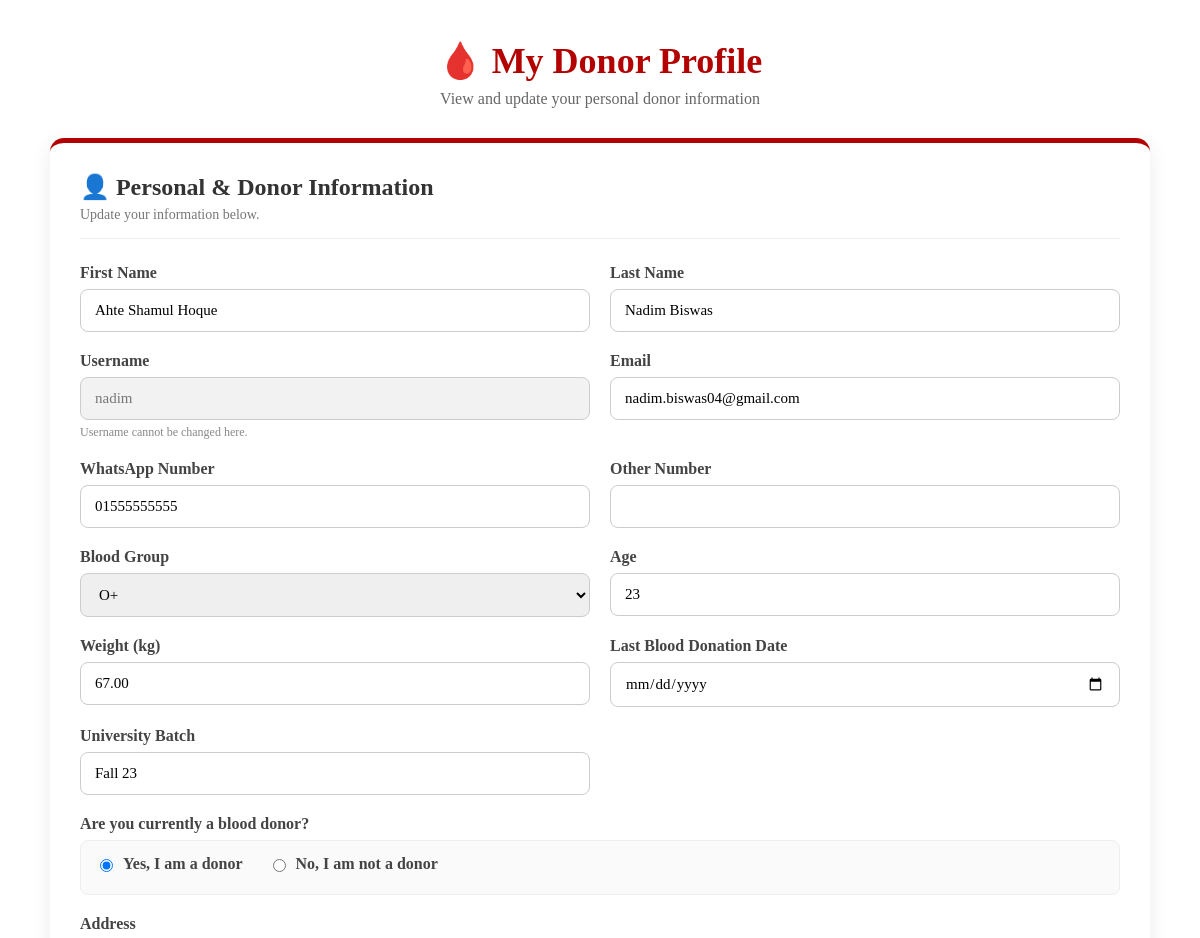
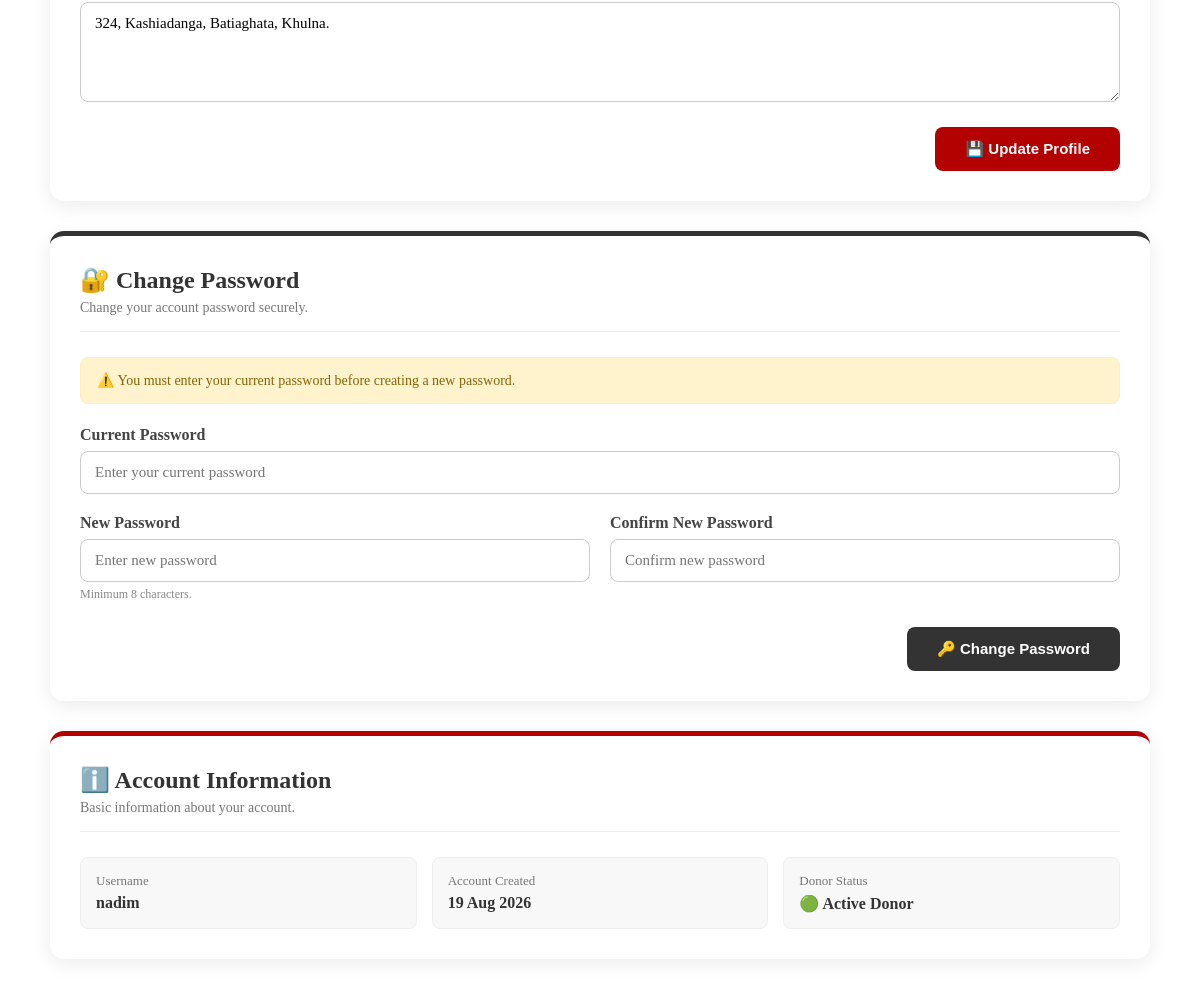
The app's page /blooddms/donor_profile/ (signed in) with its own data (2 pictures, top to bottom).
### BloodDMS/models.py (models this page shows, shortened)
class Register(AbstractUser):
    whatsapp_number = models.CharField(max_length=15)
    other_number = models.CharField(
        max_length=15,
        blank=True,
        null=True
    )
    address = models.TextField()
    blood_group = models.CharField(
        max_length=5,
        choices=BLOOD_GROUP_CHOICES
    )
    is_donor = models.BooleanField(
        default=False,
        verbose_name="Are you a blood donor?"
    )
    last_donation_date = models.DateField(
        null=True,
        blank=True
    )
    age = models.PositiveIntegerField(
        null=True,
        blank=True
    )
    weight = models.DecimalField(
        max_digits=5,
        decimal_places=2,
        null=True,
        blank=True
    )
    university_batch = models.CharField(
        max_length=20,
        blank=True,
        null=True
    )

### BloodDMS/views.py (the view, shortened to what this page needs)
# urls.py: path("donor_profile/", donor_profile, name="donor_profile"),
def donor_profile(request):
    user = request.user
    return render(request, "donor_profile.html", {"user": user})

### BloodDMS/templates/donor_profile.html (shortened to what this page needs)
{% extends "base.html" %}
{% load static %}
{% block content %}
<div class="profile-page">
    <div class="profile-header">
        <h1>🩸 My Donor Profile</h1>
        <p>
            View and update your personal donor information
        </p>
    </div>
    <div class="profile-card">
        <div class="card-title">
            <h2>👤 Personal & Donor Information</h2>
            <p>
                Update your information below.
            </p>
        </div>
        <form method="POST">
            <div class="form-grid">
                <div class="form-group">
                    <label for="first_name">
                        First Name
                    </label>
                    <input
                        type="text"
                        id="first_name"
                        name="first_name"
                        value="{{ user.first_name }}"
                        required
                    >
                </div>
                <div class="form-group">
                    <label for="last_name">
                        Last Name
                    </label>
                    <input
                        type="text"
                        id="last_name"
                        name="last_name"
                        value="{{ user.last_name }}"
                        required
                    >
                </div>
                <div class="form-group">
                    <label for="username">
                        Username
                    </label>
                    <input
                        type="text"
                        id="username"
                        value="{{ user.username }}"
                        class="readonly-input"
                        readonly
                    >
                    <span class="help-text">
                        Username cannot be changed here.
                    </span>
                </div>
                <div class="form-group">
                    <label for="email">
                        Email
                    </label>
                    <input
                        type="email"
                        id="email"
                        name="email"
                        value="{{ user.email }}"
                        required
                    >
                </div>
                <div class="form-group">
                    <label for="whatsapp_number">
                        WhatsApp Number
                    </label>
                    <input
                        type="text"
                        id="whatsapp_number"
                        name="whatsapp_number"
                        value="{{ user.whatsapp_number }}"
                        maxlength="15"
                        required
                    >
                </div>
                <div class="form-group">
                    <label for="other_number">
                        Other Number
                    </label>
                    <input
                        type="text"
                        id="other_number"
                        name="other_number"
                        value="{{ user.other_number|default:'' }}"
                        maxlength="15"
                    >
                </div>
                <div class="form-group">
                    <label for="blood_group">
                        Blood Group
                    </label>
                    <select
                        name="blood_group"
                        id="blood_group"
                        required
                    >
                        <option value="O+"
                            {% if user.blood_group == "O+" %}
                                selected
                            {% endif %}
                        >
                            O+
                        </option>
                    </select>
                </div>
                <div class="form-group">
                    <label for="age">
                        Age
                    </label>
                    <input
                        type="number"
                        id="age"
                        name="age"
                        value="{{ user.age|default:'' }}"
                        min="1"
                        max="100"
                    >
                </div>
                <div class="form-group">
                    <label for="weight">
                        Weight (kg)
                    </label>
                    <input
                        type="number"
                        id="weight"
                        name="weight"
                        value="{{ user.weight|default:'' }}"
                        min="1"
                        step="0.01"
                    >
                </div>
                <div class="form-group">
                    <label for="last_donation_date">
                        Last Blood Donation Date
                    </label>
                    <input
                        type="date"
                        id="last_donation_date"
                        name="last_donation_date"
                        value="{{ user.last_donation_date|date:'Y-m-d' }}"
                    >
                </div>
                <div class="form-group">
                    <label for="university_batch">
                        University Batch
                    </label>
                    <input
                        type="text"
                        id="university_batch"
                        name="university_batch"
                        value="{{ user.university_batch|default:'' }}"
                        placeholder="Example: Fall 23"
                        maxlength="20"
                    >
                </div>
                <div class="form-group full-width">
                    <label>
                        Are you currently a blood donor?
                    </label>
                    <div class="donor-status">
                        <label class="radio-option">
                            <input
                                type="radio"
                                name="is_donor"
                                value="yes"
                                {% if user.is_donor %}
                                    checked
                                {% endif %}
                            >
                            Yes, I am a donor
                        </label>
                        <label class="radio-option">
                            <input
                                type="radio"
                                name="is_donor"
                                value="no"
                            >
                            No, I am not a donor
                        </label>
                    </div>
                </div>
                <div class="form-group full-width">
                    <label for="address">
                        Address
                    </label>
                    <textarea
                        id="address"
                        name="address"
                        required
                    >{{ user.address }}</textarea>
                </div>
            </div>
            <div class="button-container">
                <button
                    type="submit"
                    class="update-btn"
                >
                    💾 Update Profile
                </button>
            </div>
        </form>
    </div>
    <div class="profile-card password-card">
        <div class="card-title">
            <h2>🔐 Change Password</h2>
            <p>
                Change your account password securely.
            </p>
        </div>
        <div class="password-warning">
            ⚠️
            You must enter your current password before
            creating a new password.
        </div>
        <form method="POST">
            <div class="form-grid">
                <div class="form-group full-width">
                    <label for="current_password">
                        Current Password
                    </label>
                    <input
                        type="password"
                        id="current_password"
                        name="current_password"
                        placeholder="Enter your current password"
                        required
                    >
                </div>
                <div class="form-group">
                    <label for="new_password">
                        New Password
                    </label>
                    <input
                        type="password"
                        id="new_password"
                        name="new_password"
                        placeholder="Enter new password"
                        minlength="8"
                        required
                    >
                    <span class="help-text">
                        Minimum 8 characters.
                    </span>
                </div>
                <div class="form-group">
                    <label for="confirm_password">
                        Confirm New Password
                    </label>
                    <input
                        type="password"
                        id="confirm_password"
                        name="confirm_password"
                        placeholder="Confirm new password"
                        minlength="8"
                        required
                    >
                </div>
            </div>
            <div class="button-container">
                <button
                    type="submit"
                    class="update-btn password-btn"
                >
                    🔑 Change Password
                </button>
            </div>
        </form>
    </div>
    <div class="profile-card">
        <div class="card-title">
            <h2>ℹ️ Account Information</h2>
            <p>
                Basic information about your account.
            </p>
        </div>
        <div class="account-info">
            <div class="account-box">
                <div class="label">
                    Username
                </div>
                <div class="value">
                    {{ user.username }}
                </div>
            </div>
            <div class="account-box">
                <div class="label">
                    Account Created
                </div>
                <div class="value">
                    {{ user.date_joined|date:"d M Y" }}
                </div>
            </div>
            <div class="account-box">
                <div class="label">
                    Donor Status
                </div>
                <div class="value">
                    {% if user.is_donor %}
                        🟢 Active Donor
                    {% else %}
                        ⚪ Not a Donor
                    {% endif %}
                </div>
            </div>
        </div>
    </div>
</div>
{% endblock content %}

### BloodDMS/templates/donor_profile.html (style rules this page uses)
.profile-page { max-width: 1100px; margin: 40px auto; padding: 0 20px; }
.profile-header { text-align: center; margin-bottom: 30px; }
.profile-header h1 { margin: 0; color: #b30000; font-size: 36px; }
.profile-header p { color: #666; margin-top: 8px; font-size: 16px; }
.profile-card { background: #ffffff; border-radius: 14px; padding: 30px; margin-bottom: 30px; box-shadow: 0 5px 20px rgba(0, 0, 0, 0.08); border-top: 5px solid #b30000; }
.card-title { margin-bottom: 25px; border-bottom: 1px solid #eee; padding-bottom: 15px; }
.card-title h2 { margin: 0; color: #333; font-size: 24px; }
.card-title p { margin: 6px 0 0; color: #777; font-size: 14px; }
.form-grid { display: grid; grid-template-columns: repeat(2, 1fr); gap: 20px; }
.form-group { display: flex; flex-direction: column; }
.form-group.full-width { grid-column: 1 / -1; }
.form-group label { margin-bottom: 7px; font-weight: 600; color: #444; }
.form-group input, .form-group select, .form-group textarea { width: 100%; padding: 12px 14px; box-sizing: border-box; border: 1px solid #ccc; border-radius: 8px; font-size: 15px; font-family: inherit; transition: 0.2s; }
.form-group textarea { min-height: 100px; resize: vertical; }
.readonly-input { background: #f2f2f2; color: #777; cursor: not-allowed; }
.help-text { margin-top: 5px; color: #888; font-size: 12px; }
.donor-status { display: flex; gap: 25px; align-items: center; flex-wrap: wrap; padding: 14px; background: #fafafa; border-radius: 8px; border: 1px solid #eee; }
.radio-option { display: flex; align-items: center; gap: 7px; cursor: pointer; font-weight: 600; }
.radio-option input { width: auto; cursor: pointer; }
.button-container { margin-top: 25px; display: flex; justify-content: flex-end; }
.update-btn { border: none; padding: 13px 30px; border-radius: 8px; background: #b30000; color: white; font-size: 15px; font-weight: 600; cursor: pointer; transition: 0.3s; }
.password-card { border-top-color: #333; }
.password-warning { background: #fff3cd; color: #856404; padding: 14px 16px; border-radius: 8px; margin-bottom: 22px; border: 1px solid #ffeeba; font-size: 14px; }
.password-btn { background: #333; }
.account-info { display: grid; grid-template-columns: repeat(3, 1fr); gap: 15px; margin-top: 10px; }
.account-box { background: #f8f8f8; border-radius: 8px; padding: 15px; border: 1px solid #eee; }
.account-box .label { color: #777; font-size: 13px; margin-bottom: 5px; }
.account-box .value { color: #333; font-weight: 600; word-break: break-word; }

### records on screen
Register: first_name "Ahte Shamul Hoque", last_name "Nadim Biswas", username "nadim", email "nadim.biswas04@gmail.com", whatsapp_number "01555555555", blood_group "O+", age "23", weight "67.00", university_batch "Fall 23", is_donor "☑ Yes, I am a donor", is_donor "☐ No, I am not a donor", address "324, Kashiadanga, Batiaghata, Khulna.", date_joined "19 Aug 2026"
